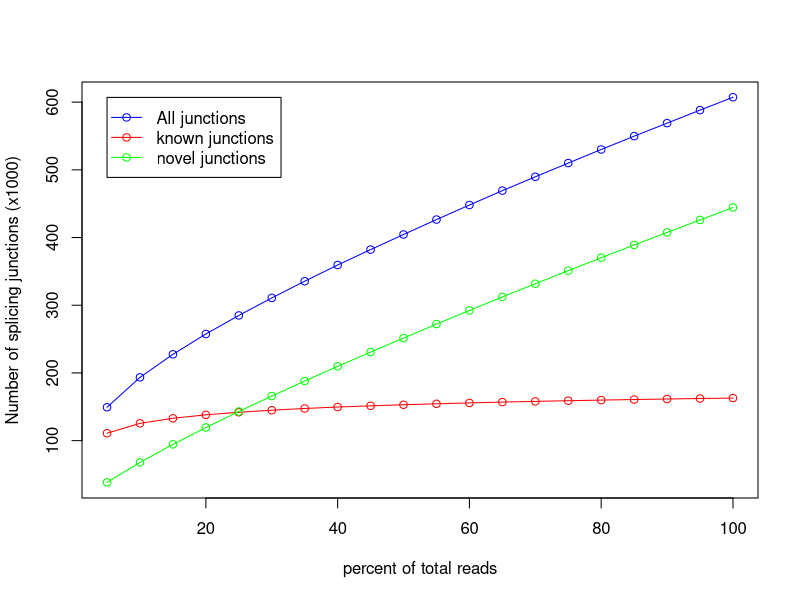

This chart was generated by the following R code:
pdf('CF98442.junctionSaturation_plot.pdf')
x=c(5,10,15,20,25,30,35,40,45,50,55,60,65,70,75,80,85,90,95,100)
y=c(110880,125567,133025,138110,141882,144912,147483,149609,151382,152985,154406,155712,156941,157994,158965,159867,160702,161462,162205,162855)
z=c(149266,193469,227490,257527,284917,310799,335515,359440,382219,404506,426555,448057,469307,489726,510012,530086,549763,568995,588241,607261)
w=c(38386,67902,94465,119417,143035,165887,188032,209831,230837,251521,272149,292345,312366,331732,351047,370219,389061,407533,426036,444406)
m=max(162,607,444)
n=min(110,149,38)
plot(x,z/1000,xlab='percent of total reads',ylab='Number of splicing junctions (x1000)',type='o',col='blue',ylim=c(n,m))
points(x,y/1000,type='o',col='red')
points(x,w/1000,type='o',col='green')
legend(5,607, legend=c("All junctions","known junctions", "novel junctions"),col=c("blue","red","green"),lwd=1,pch=1)
dev.off()
